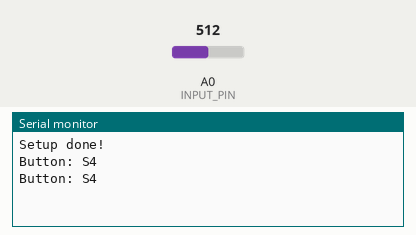
A sketch run on a simulated Arduino Uno, built with avr-gcc and run on an emulated ATmega328P. Shown: the last lines printed to the serial monitor. The inputs (shaded band) are chosen by the test bench; at power-on: A0 (INPUT_PIN) = 512.

Above: at 1.8 s.
1.9 s: A0 (INPUT_PIN) set to 710
At 2.8 s:
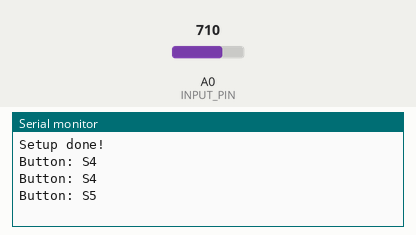
3.4 s: A0 (INPUT_PIN) set to 500
At 4.4 s:
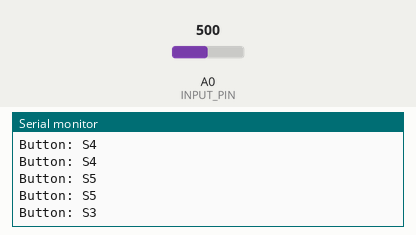
Timing chart, 0 to 6.4 s (numbered marks = the images above; inputs shaded):
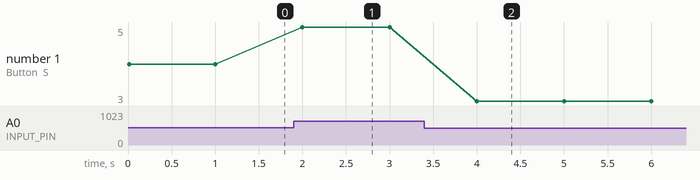

Measured:
- after the input at 1.9 s, the serial monitor: prints a new line after 0.10 s (image 1)
- after the input at 3.4 s, the serial monitor: prints a new line after 0.60 s (image 2)
- plotted number 1: 4 → 5 after the input at 1.9 s, 5 → 3 after the input at 3.4 s

The sketch:

aufgabe_6.ino
```cpp
// Include LCD functions:
#include <LiquidCrystal.h>

// LCD Connection
#define R_S 8
#define E   9
#define DB4 10
#define DB5 11
#define DB6 12
#define DB7 13

// LCD Defines
#define NUM_CHAR 20
#define NUM_LINES 4

// Global variables
#define INPUT_PIN A0
#define REFERENCE_VOLTAGE 3.3
#define SERIAL_COMSPEED 9600
#define SERIAL_DELAY_MS 1000

// Define the LCD screen

void setup(){
  // LCD has 4 lines with 20 char
  Serial.begin(SERIAL_COMSPEED);
  Serial.println("Setup done!");
}

void loop(){

  float input_val = analogRead(INPUT_PIN);
  if (input_val <= 50 && input_val >= 0){
    Serial.println("Button: S1");
  }
  if (input_val <= 250 && input_val >= 230){
    Serial.println("Button: S2");
  }
  if (input_val <= 500 && input_val >= 310){
    Serial.println("Button: S3");
  }
  if (input_val <= 700 && input_val >= 510){
    Serial.println("Button: S4");
  }
  if (input_val <= 900 && input_val >= 710){
    Serial.println("Button: S5");
  }

  delay(SERIAL_DELAY_MS);
  // NOTE: If you update only parts of the screen, don't use lcd.clear.
  // Set the cursor to the line and column to be updated and override existing chars.
}
```
